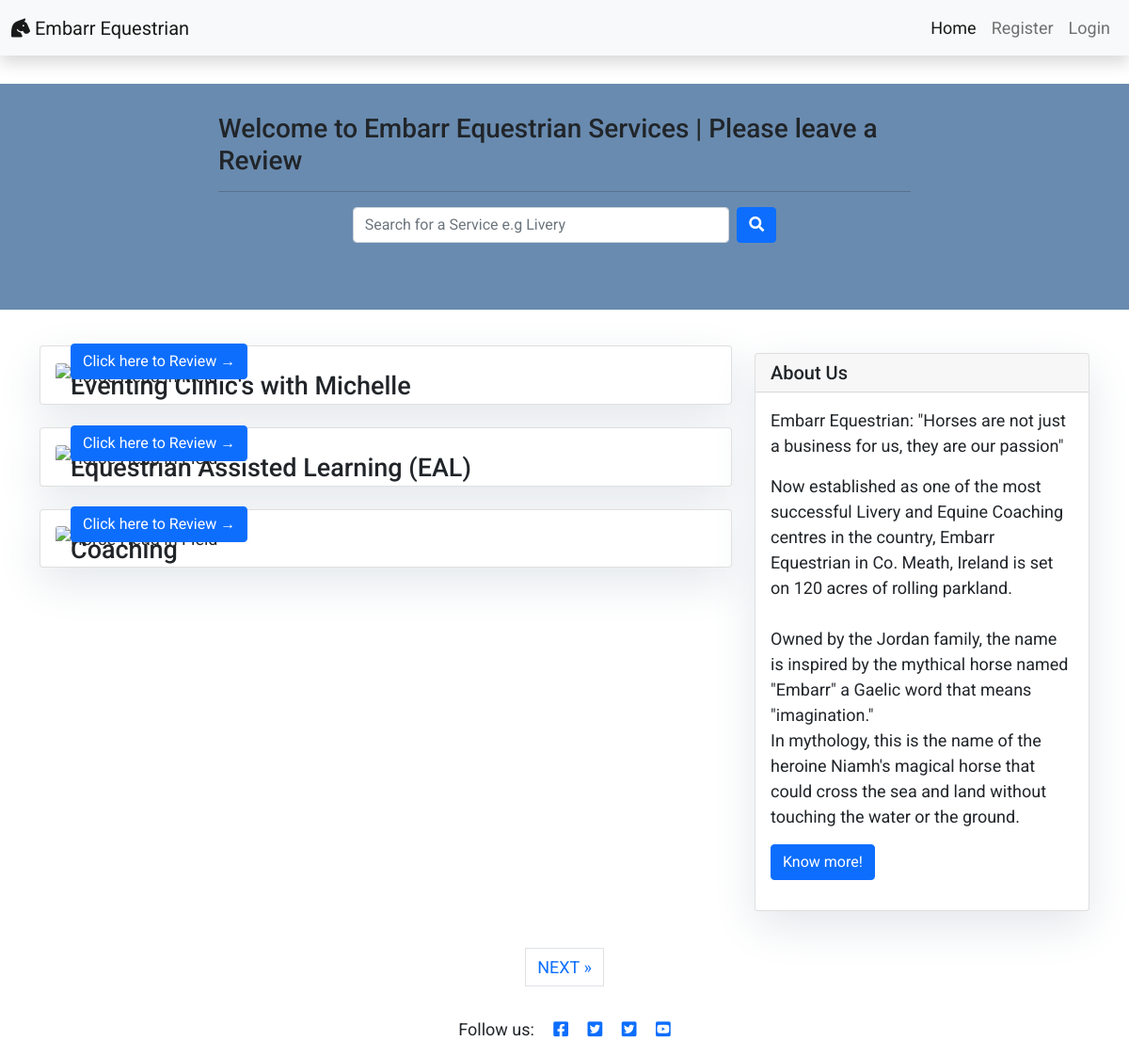
The page / on the database its author committed.
### Reviews/models.py (models this page shows, shortened)
class Post(models.Model):
    title = models.CharField(max_length=200, unique=True)
    slug = models.SlugField(max_length=200, unique=True)
    author = models.ForeignKey(User, on_delete=models.CASCADE,
                               related_name='test_posts')
    updated_on = models.DateTimeField(auto_now=True)
    content = models.TextField()
    created_on = models.DateTimeField(auto_now_add=True)
    status = models.IntegerField(choices=STATUS, default=0)
    class Meta:
        ordering = ['-created_on']

### Reviews/views.py (the view)
# urls.py: path('', views.PostList.as_view(), name='home'),
class PostList(generic.ListView):
    queryset = Post.objects.filter(status=1).order_by('-created_on')
    template_name = 'index.html'
    paginate_by = 3

### templates/index.html (shortened to what this page needs)
{% extends "base.html" %} {% block content %} <header class="masthead">
    <div class="container h-100">
      <div class="row">
        <div class="col-md-8 col-md-16 mx-auto">
          <div class="site-heading">
            <h3 class="site-heading my-8 mt-3 text-grey align-items-center"> Welcome to Embarr Equestrian Services | Please leave a Review</h3>
            <hr>
            <div class="container h-100">
              <div class="row align-items-center">
                <form action="{% url 'search' %}" method="POST" class="d-flex mx-auto col-md-8"> {% csrf_token %} <input class="form-control me-2" type="search" name="searched" placeholder="Search for a Service e.g Livery" aria-label="Search">
                  <button class="btn btn-primary" type="submit">
                    <i class="fas fa-search"></i>
                  </button>
                </form>
              </div>
            </div>
          </div>
        </div>
      </div>
    </div>
  </header>
  <div class="container">
    <div class="row">
      <div class="col-md-8 mt-3 left"> {% for post in post_list %} <div class="card mb-4">
          <div class="card-body">
            <div class="image-container">
              <div class="top-left">
              <h2 class="card-title">{{ post.title }}</h2>
            </div>
              <div class="bottom-left"><a href="{% url 'post_detail' post.slug  %}" class="btn btn-primary">Click here to Review &rarr;</a></div>
            </div>
          </div>
        </div> {% endfor %} </div> {% block sidebar %} {% include 'sidebar.html' %} {% endblock sidebar %}
    </div>
  </div> {% if is_paginated %} <nav aria-label="Page navigation container">
    <ul class="pagination justify-content-center">  {% if page_obj.has_next %} <li>
        <a href="?page={{ page_obj.next_page_number }}" class="page-link"> NEXT &raquo;</a>
      </li> {% endif %} </ul>
  </nav> {% endif %} {%endblock%}

### static/css/style.css (style rules this page uses)
body { font-family: "Roboto", sans-serif; font-size: 18px; background-color:#fff; }
.masthead { overflow: hidden; position: relative; display: inline-block; height: 30vh; width: 100%; background:#698bb0; }
.row { margin-top: 15px; margin-bottom: 15px; }
header { background: #fff; }
.card { box-shadow: 0 16px 48px #E3E7EB; }
.card-title { font-size: 1.5em; }
.image-container { position: relative; }
.top-left { position: absolute; top: 10px; left: 16px; }
.bottom-left { position: absolute; bottom: 10px; left: 16px; }

### rows shown on the page
Post: title "Eventing Clinic's with Michelle"
Post: title "Equestrian Assisted Learning (EAL)"
Post: title "Coaching"
